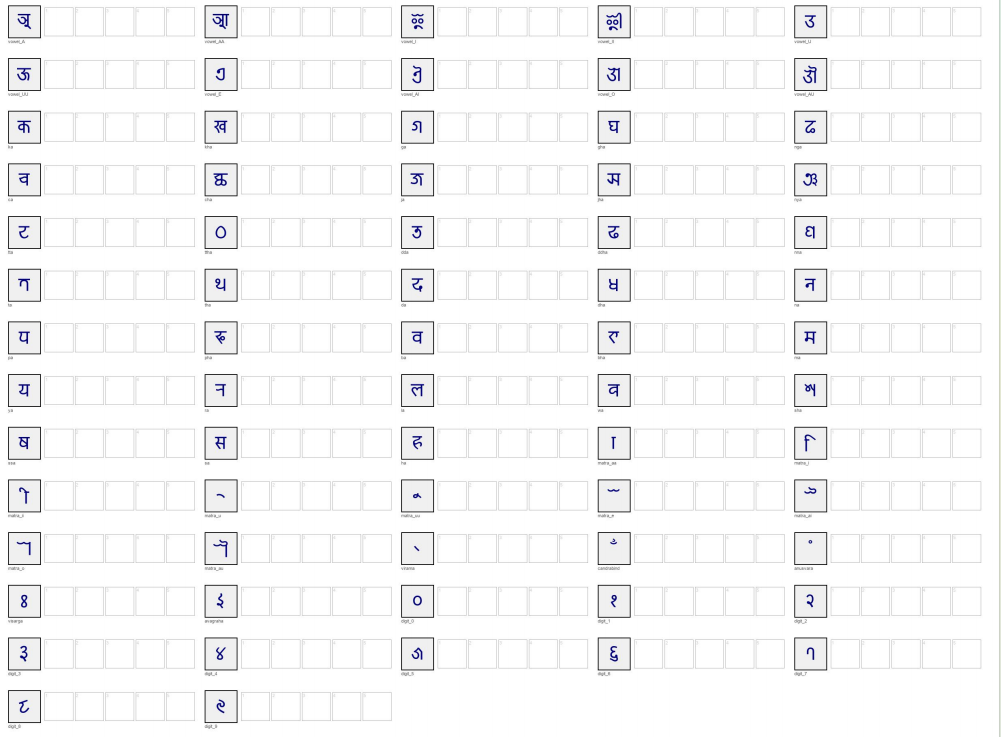
#> input picture handwritten_dataset/Screenshot 2026-04-29 180702.png, 1001 x 737 px
$ python process_handwritten.py
#> lines starting #> are read from the running program, lines starting #| are printed output that depends on the picture; after the words box and inside, x2 and y2 are one past the last pixel; in counts of white or black regions, pixels touching at a corner belong together
#> in process_sheet, img is the input picture: shape (737, 1001, 3); mean B, G, R 248.3, 247.8, 247.8
### newa_classes.py
# # # newa_classes.py
# # # Complete Newa Unicode character dictionary from Unicode Standard

# # NEWA_CHARACTERS = {
# #     # Independent Vowels
# #     'vowel_A':   '\U00011400',   # 𑐀
# #     'vowel_AA':  '\U00011401',   # 𑐁
# #     'vowel_I':   '\U00011402',   # 𑐂
# #     'vowel_II':  '\U00011403',   # 𑐃
# #     'vowel_U':   '\U00011404',   # 𑐄
# #     'vowel_UU':  '\U00011405',   # 𑐅
# #     'vowel_VR':  '\U00011406',   # 𑐆 Vocalic R
# #     'vowel_VRR': '\U00011407',   # 𑐇 Vocalic RR
# #     'vowel_VL':  '\U00011408',   # 𑐈 Vocalic L
# #     'vowel_VLL': '\U00011409',   # 𑐉 Vocalic LL
# #     'vowel_E':   '\U0001140A',   # 𑐊
# #     'vowel_AI':  '\U0001140B',   # 𑐋
# #     'vowel_O':   '\U0001140C',   # 𑐌
# #     'vowel_AU':  '\U0001140D',   # 𑐍

# #     # Consonants
# #     'ka':   '\U0001140E',   # 𑐎
# #     'kha':  '\U0001140F',   # 𑐏
# #     'ga':   '\U00011410',   # 𑐐
# #     'gha':  '\U00011411',   # 𑐑
# #     'nga':  '\U00011412',   # 𑐒
# #     'ngha': '\U00011413',   # 𑐓
# #     'ca':   '\U00011414',   # 𑐔
# #     'cha':  '\U00011415',   # 𑐕
# #     'ja':   '\U00011416',   # 𑐖
# #     'jha':  '\U00011417',   # 𑐗
# #     'nya':  '\U00011418',   # 𑐘
# #     'nyha': '\U00011419',   # 𑐙
# #     'tta':  '\U0001141A',   # 𑐚
# #     'ttha': '\U0001141B',   # 𑐛
# #     'dda':  '\U0001141C',   # 𑐜
# #     'ddha': '\U0001141D',   # 𑐝
# #     'nna':  '\U0001141E',   # 𑐞
# #     'ta':   '\U0001141F',   # 𑐟
# #     'tha':  '\U00011420',   # 𑐠
# #     'da':   '\U00011421',   # 𑐡
# #     'dha':  '\U00011422',   # 𑐢
# #     'na':   '\U00011423',   # 𑐣
# #     'nha':  '\U00011424',   # 𑐤
# #     'pa':   '\U00011425',   # 𑐥
# #     'pha':  '\U00011426',   # 𑐦
# #     'ba':   '\U00011427',   # 𑐧
# #     'bha':  '\U00011428',   # 𑐨
# #     'ma':   '\U00011429',   # 𑐩
# #     'mha':  '\U0001142A',   # 𑐪
# #     'ya':   '\U0001142B',   # 𑐫
# #     'ra':   '\U0001142C',   # 𑐬
# #     'rha':  '\U0001142D',   # 𑐭
# #     'la':   '\U0001142E',   # 𑐮
# #     'lha':  '\U0001142F',   # 𑐯
# #     'wa':   '\U00011430',   # 𑐰
# #     'sha':  '\U00011431',   # 𑐱
# #     'ssa':  '\U00011432',   # 𑐲
# #     'sa':   '\U00011433',   # 𑐳
# #     'ha':   '\U00011434',   # 𑐴

# #     # Dependent Vowel Signs (Matras)
# #     'matra_aa':  '\U00011435',  # 𑐵
# #     'matra_i':   '\U00011436',  # 𑐶
# #     'matra_ii':  '\U00011437',  # 𑐷
# #     'matra_u':   '\U00011438',  # 𑐸
# #     'matra_uu':  '\U00011439',  # 𑐹
# #     'matra_vr':  '\U0001143A',  # 𑐺
# #     'matra_vrr': '\U0001143B',  # 𑐻
# #     'matra_vl':  '\U0001143C',  # 𑐼
# #     'matra_vll': '\U0001143D',  # 𑐽
# #     'matra_e':   '\U0001143E',  # 𑐾
# #     'matra_ai':  '\U0001143F',  # 𑐿
# #     'matra_o':   '\U00011440',  # 𑑀
# #     'matra_au':  '\U00011441',  # 𑑁

# #     # Signs
# #     'virama':     '\U00011442',  # 𑑂 tutisaalaa
# #     'candrabindu':'\U00011443',  # 𑑃 milaaphuti
# #     'anusvara':   '\U00011444',  # 𑑄 sinhaphuti
# #     'visarga':    '\U00011445',  # 𑑅 liphuti
# #     'nukta':      '\U00011446',  # 𑑆
# #     'avagraha':   '\U00011447',  # 𑑇 sulaa

# #     # Digits
# #     'digit_0': '\U00011450',  # 𑑐
# #     'digit_1': '\U00011451',  # 𑑑
# #     'digit_2': '\U00011452',  # 𑑒
# #     'digit_3': '\U00011453',  # 𑑓
# #     'digit_4': '\U00011454',  # 𑑔
# #     'digit_5': '\U00011455',  # 𑑕
# #     'digit_6': '\U00011456',  # 𑑖
# #     'digit_7': '\U00011457',  # 𑑗
# #     'digit_8': '\U00011458',  # 𑑘
# #     'digit_9': '\U00011459',  # 𑑙
# # }

# # # Create reverse mapping: unicode char → class name
# # CHAR_TO_CLASS = {v: k for k, v in NEWA_CHARACTERS.items()}

# # print(f"Total classes defined: {len(NEWA_CHARACTERS)}")
# # # Output: Total classes defined: 94


# # newa_classes.py
# # 82 Newa character classes used in this project
# # Matches Unicode Standard U+11400–U+1147F
# # Excludes rare Sanskrit-only characters not needed for Nepal Bhasa

# from utils import setup_utf8
# setup_utf8()

# NEWA_CHARACTERS = {
#     # ── Independent Vowels (12) ───────────────────────────────────
#     'vowel_A':   '\U00011400',   # 𑐀
#     'vowel_AA':  '\U00011401',   # 𑐁
#     'vowel_I':   '\U00011402',   # 𑐂
#     'vowel_II':  '\U00011403',   # 𑐃
#     'vowel_U':   '\U00011404',   # 𑐄
#     'vowel_UU':  '\U00011405',   # 𑐅
#     'vowel_E':   '\U0001140A',   # 𑐊
#     'vowel_AI':  '\U0001140B',   # 𑐋
#     'vowel_O':   '\U0001140C',   # 𑐌
#     'vowel_AU':  '\U0001140D',   # 𑐍

#     # ── Consonants (39) ───────────────────────────────────────────
#     'ka':   '\U0001140E',   # 𑐎
#     'kha':  '\U0001140F',   # 𑐏
#     'ga':   '\U00011410',   # 𑐐
#     'gha':  '\U00011411',   # 𑐑
#     'nga':  '\U00011412',   # 𑐒
#     'ca':   '\U00011414',   # 𑐔
#     'cha':  '\U00011415',   # 𑐕
#     'ja':   '\U00011416',   # 𑐖
#     'jha':  '\U00011417',   # 𑐗
#     'nya':  '\U00011418',   # 𑐘
#     'tta':  '\U0001141A',   # 𑐚
#     'ttha': '\U0001141B',   # 𑐛
#     'dda':  '\U0001141C',   # 𑐜
#     'ddha': '\U0001141D',   # 𑐝
#     'nna':  '\U0001141E',   # 𑐞
#     'ta':   '\U0001141F',   # 𑐟
#     'tha':  '\U00011420',   # 𑐠
#     'da':   '\U00011421',   # 𑐡
#     'dha':  '\U00011422',   # 𑐢
#     'na':   '\U00011423',   # 𑐣
#     'pa':   '\U00011425',   # 𑐥
#     'pha':  '\U00011426',   # 𑐦
#     'ba':   '\U00011427',   # 𑐧
#     'bha':  '\U00011428',   # 𑐨
#     'ma':   '\U00011429',   # 𑐩
#     'ya':   '\U0001142B',   # 𑐫
#     'ra':   '\U0001142C',   # 𑐬
#     'la':   '\U0001142E',   # 𑐮
#     'wa':   '\U00011430',   # 𑐰
#     'sha':  '\U00011431',   # 𑐱
#     'ssa':  '\U00011432',   # 𑐲
#     'sa':   '\U00011433',   # 𑐳
#     'ha':   '\U00011434',   # 𑐴

#     # ── Dependent Vowel Signs / Matras (12) ───────────────────────
#     'matra_aa':  '\U00011435',  # 𑐵
#     'matra_i':   '\U00011436',  # 𑐶
#     'matra_ii':  '\U00011437',  # 𑐷
#     'matra_u':   '\U00011438',  # 𑐸
#     'matra_uu':  '\U00011439',  # 𑐹
#     'matra_e':   '\U0001143E',  # 𑐾
#     'matra_ai':  '\U0001143F',  # 𑐿
#     'matra_o':   '\U00011440',  # 𑑀
#     'matra_au':  '\U00011441',  # 𑑁

#     # ── Signs (6) ─────────────────────────────────────────────────
#     'virama':      '\U00011442',  # 𑑂  tutisaalaa
#     'candrabindu': '\U00011443',  # 𑑃  milaaphuti
#     'anusvara':    '\U00011444',  # 𑑄  sinhaphuti
#     'visarga':     '\U00011445',  # 𑑅  liphuti
#     'avagraha':    '\U00011447',  # 𑑇  sulaa

#     # ── Digits (10) ───────────────────────────────────────────────
#     'digit_0': '\U00011450',  # 𑑐  guli
#     'digit_1': '\U00011451',  # 𑑑  chi
#     'digit_2': '\U00011452',  # 𑑒  nasi
#     'digit_3': '\U00011453',  # 𑑓  swa
#     'digit_4': '\U00011454',  # 𑑔  pi
#     'digit_5': '\U00011455',  # 𑑕  njaa
#     'digit_6': '\U00011456',  # 𑑖  khu
#     'digit_7': '\U00011457',  # 𑑗  nhasa
#     'digit_8': '\U00011458',  # 𑑘  cyaa
#     'digit_9': '\U00011459',  # 𑑙  gu
# }

# # Reverse mapping: unicode char → class name (useful for labelling)
# CHAR_TO_CLASS = {v: k for k, v in NEWA_CHARACTERS.items()}

# # ── Legacy font key mappings (Ranjana / Prachalit ASCII fonts) ────
# # These fonts don't use Unicode — characters are on keyboard keys.
# # Key → class_name mapping for standard Nepal Lipi keyboard layout.
# RANJANA_KEY_MAP = {
#     # Vowels
#     'a': 'vowel_A',    'A': 'vowel_AA',
#     'i': 'vowel_I',    'I': 'vowel_II',
#     'u': 'vowel_U',    'U': 'vowel_UU',
#     'e': 'vowel_E',    'E': 'vowel_AI',
#     'o': 'vowel_O',    'O': 'vowel_AU',
#     # Consonants
#     'k': 'ka',   'K': 'kha',  'g': 'ga',   'G': 'gha',
#     '}': 'nga',  'c': 'ca',   'C': 'cha',  'j': 'ja',
#     'J': 'jha',  '~': 'nya',  'T': 'tta',  'D': 'dda',
#     'N': 'nna',  't': 'ta',   'd': 'da',   'n': 'na',
#     'p': 'pa',   'P': 'pha',  'b': 'ba',   'B': 'bha',
#     'm': 'ma',   'y': 'ya',   'r': 'ra',   'l': 'la',
#     'w': 'wa',   'z': 'sha',  'S': 'ssa',  's': 'sa',
#     'h': 'ha',
#     # Matras
#     'F': 'matra_aa', 'f': 'matra_i',  ';': 'matra_ii',
#     'v': 'matra_u',  'V': 'matra_uu', 'M': 'matra_e',
#     ':': 'matra_ai', 'x': 'matra_o',  'X': 'matra_au',
#     # Signs
#     '&': 'anusvara', 'H': 'visarga', '`': 'virama',
#     # Digits
#     '0': 'digit_0', '1': 'digit_1', '2': 'digit_2',
#     '3': 'digit_3', '4': 'digit_4', '5': 'digit_5',
#     '6': 'digit_6', '7': 'digit_7', '8': 'digit_8',
#     '9': 'digit_9',
# }

# # Reverse: class_name → key
# CLASS_TO_RANJANA_KEY = {v: k for k, v in RANJANA_KEY_MAP.items()}

# if __name__ == "__main__":
#     print(f"Total classes: {len(NEWA_CHARACTERS)}")
#     print(f"Ranjana key mappings: {len(RANJANA_KEY_MAP)}")


#     # run this quick check
# from newa_classes import NEWA_CHARACTERS, CLASS_TO_RANJANA_KEY

# missing = [cls for cls in NEWA_CHARACTERS
#            if cls not in CLASS_TO_RANJANA_KEY]
# print(f"No Ranjana key: {missing}")


# # newa_classes.py
# # ─────────────────────────────────────────────────────────────────
# # Key maps verified visually from:
# #   font_inspection/ranjana_key_mapping.png     (Image 1)
# #   font_inspection/ranjana_all_glyphs.png      (Image 2)
# #   font_inspection/prachalit1_key_mapping.png  (Image 3)

# # RANJANA missing 6 classes — confirmed from Image 2 green cells:
# #   'q'  → ttha        (unused, glyph visible in Image 2)
# #   'Q'  → ddha        (unused, glyph visible in Image 2)
# #   'R'  → tha         (unused, glyph visible in Image 2)
# #   'W'  → dha         (unused, glyph visible in Image 2)
# #   'L'  → candrabindu (unused, small hook visible in Image 2)
# #   'Y'  → avagraha    (unused, small mark visible in Image 2)

# # PRACHALIT1 — fully mapped from Image 3.
# # Prachalit uses different keys for many characters than Ranjana.
# # ─────────────────────────────────────────────────────────────────


import sys, io

def setup_utf8():
    if sys.stdout.encoding != 'utf-8':
        sys.stdout = io.TextIOWrapper(
            sys.stdout.buffer, encoding='utf-8', errors='replace')

setup_utf8()

# ── Character classes ─────────────────────────────────────────────
NEWA_CHARACTERS = {
    # Independent Vowels (10)
    'vowel_A':   '\U00011400',
    'vowel_AA':  '\U00011401',
    'vowel_I':   '\U00011402',
    'vowel_II':  '\U00011403',
    'vowel_U':   '\U00011404',
    'vowel_UU':  '\U00011405',
    'vowel_E':   '\U0001140A',
    'vowel_AI':  '\U0001140B',
    'vowel_O':   '\U0001140C',
    'vowel_AU':  '\U0001140D',
    # Consonants (33)
    'ka':   '\U0001140E', 'kha':  '\U0001140F',
    'ga':   '\U00011410', 'gha':  '\U00011411',
    'nga':  '\U00011412', 'ca':   '\U00011414',
    'cha':  '\U00011415', 'ja':   '\U00011416',
    'jha':  '\U00011417', 'nya':  '\U00011418',
    'tta':  '\U0001141A', 'ttha': '\U0001141B',
    'dda':  '\U0001141C', 'ddha': '\U0001141D',
    'nna':  '\U0001141E', 'ta':   '\U0001141F',
    'tha':  '\U00011420', 'da':   '\U00011421',
    'dha':  '\U00011422', 'na':   '\U00011423',
    'pa':   '\U00011425', 'pha':  '\U00011426',
    'ba':   '\U00011427', 'bha':  '\U00011428',
    'ma':   '\U00011429', 'ya':   '\U0001142B',
    'ra':   '\U0001142C', 'la':   '\U0001142E',
    'wa':   '\U00011430', 'sha':  '\U00011431',
    'ssa':  '\U00011432', 'sa':   '\U00011433',
    'ha':   '\U00011434',
    # Matras (9)
    'matra_aa':  '\U00011435', 'matra_i':   '\U00011436',
    'matra_ii':  '\U00011437', 'matra_u':   '\U00011438',
    'matra_uu':  '\U00011439', 'matra_e':   '\U0001143E',
    'matra_ai':  '\U0001143F', 'matra_o':   '\U00011440',
    'matra_au':  '\U00011441',
    # Signs (5)
    'virama':      '\U00011442',
    'candrabindu': '\U00011443',
    'anusvara':    '\U00011444',
    'visarga':     '\U00011445',
    'avagraha':    '\U00011447',
    # Digits (10)
    'digit_0': '\U00011450', 'digit_1': '\U00011451',
    'digit_2': '\U00011452', 'digit_3': '\U00011453',
    'digit_4': '\U00011454', 'digit_5': '\U00011455',
    'digit_6': '\U00011456', 'digit_7': '\U00011457',
    'digit_8': '\U00011458', 'digit_9': '\U00011459',
}

CHAR_TO_CLASS = {v: k for k, v in NEWA_CHARACTERS.items()}

RANJANA_KEY_MAP = {
    # ── Vowels ────────────────────────────────────────────────────
    'a': 'vowel_A',    'A': 'vowel_AA',
    'i': 'vowel_I',    'I': 'vowel_II',
    'u': 'vowel_U',    'U': 'vowel_UU',
    'e': 'vowel_E',    'E': 'vowel_AI',
    'o': 'vowel_O',    'O': 'vowel_AU',

    # ── Consonants ────────────────────────────────────────────────
    'k': 'ka',   'K': 'kha',
    'g': 'ga',   'G': 'gha',
    '}': 'nga',
    'c': 'ca',   'C': 'cha',
    'j': 'ja',   'J': 'jha',
    '~': 'nya',
    'T': 'tta',
    'D': 'dda',
    'N': 'nna',
    't': 'ta',
    'd': 'da',
    'n': 'na',
    'p': 'pa',   'P': 'pha',
    'b': 'ba',   'B': 'bha',
    'm': 'ma',
    'y': 'ya',
    'r': 'ra',
    'l': 'la',
    'w': 'wa',
    'z': 'sha',  'Z': 'sha',
    'S': 'ssa',
    's': 'sa',
    'h': 'ha',

    # ── 6 MISSING — confirmed from Image 2 green (UNUSED) cells ──
    'q': 'ttha',        # Image 2: key='q' UNUSED, glyph = retroflex ṭha
    'Q': 'ddha',        # Image 2: key='Q' UNUSED, glyph = retroflex ḍha
    'R': 'tha',         # Image 2: key='R' UNUSED, glyph = dental tha
    'W': 'dha',         # Image 2: key='W' UNUSED, glyph = dental dha
    'L': 'candrabindu', # Image 2: key='L' UNUSED, small hook = chandrabindu
    'Y': 'avagraha',    # Image 2: key='Y' UNUSED, small mark = avagraha

    # ── Matras ────────────────────────────────────────────────────
    'F': 'matra_aa',
    'f': 'matra_i',
    ';': 'matra_ii',
    'v': 'matra_u',
    'V': 'matra_uu',
    'M': 'matra_e',
    ':': 'matra_ai',
    'x': 'matra_o',
    'X': 'matra_au',

    # ── Signs ─────────────────────────────────────────────────────
    '&': 'anusvara',
    'H': 'visarga',
    '`': 'virama',

    # ── Digits ────────────────────────────────────────────────────
    '0': 'digit_0', '1': 'digit_1', '2': 'digit_2',
    '3': 'digit_3', '4': 'digit_4', '5': 'digit_5',
    '6': 'digit_6', '7': 'digit_7', '8': 'digit_8',
    '9': 'digit_9',
}

CLASS_TO_RANJANA_KEY = {v: k for k, v in RANJANA_KEY_MAP.items()}


# ══════════════════════════════════════════════════════════════════
# PRACHALIT1 KEY MAP — read from Image 3
# ══════════════════════════════════════════════════════════════════
# Prachalit uses VERY DIFFERENT key layout from Ranjana.
# Read row by row from Image 3:
#
# Row 1 (a-l):
#   a=vowel_A   b=bha    c=ca(conjunct?)  d=da    e=vowel_E(?)
#   f=virama    g=ga     h=ha             i=vowel_I  j=jha  k=ka  l=la(?)
#
# Row 2 (m-x):
#   m=ma    n=na    o=vowel_O   p=pa    q=nga(?)
#   r=ra    s=sa    t=ta        u=vowel_U  V=matra_uu  w=wa  x=matra_o(?)
#
# Row 3 (y,z,A-J):
#   y=tha   z=dha   A=vowel_AA  B=gha   C=cha(conjunct)
#   D=da    E=vowel_E   F=matra_aa  G=?  H=visarga  I=?  J=?
#
# Row 4 (K-V):
#   K=ka(alt)  L=candrabindu  M=ma    N=nna   O=vowel_O
#   P=pha      Q=ddha         R=tha   S=ssa   T=tta  U=vowel_UU  V=matra_uu
#
# Row 5 (W-Z, 0-7):
#   W=dha   X=matra_au   Y=ya    Z=sha(alt)
#   0=digit_0  1=digit_1  2=digit_2  3=digit_3
#   4=digit_4  5=digit_5  6=digit_6  7=digit_7
#
# Prachalit clearly shows different layout — y=tha, z=dha, Y=ya
#
PRACHALIT1_KEY_MAP = {
    # ── Vowels ────────────────────────────────────────────────────
    'a': 'vowel_A',    'A': 'vowel_AA',
    'i': 'vowel_I',    'I': 'vowel_II',
    'u': 'vowel_U',    'U': 'vowel_UU',
    'e': 'vowel_E',
    'o': 'vowel_O',

    # ── Consonants — Prachalit layout (Image 3) ───────────────────
    'k': 'ka',   'K': 'kha',
    'g': 'ga',   'G': 'gha',
    'q': 'nga',                # Prachalit: q=nga (different from Ranjana!)
    'c': 'ca',   'C': 'cha',
    'j': 'ja',   'J': 'jha',
    'N': 'nya',                # Prachalit: N=nya
    'T': 'tta',  'Q': 'ttha', # Prachalit: Q=ttha
    'D': 'dda',
    'n': 'nna',                # Prachalit: n=nna (different!)
    't': 'ta',
    'y': 'tha',                # Prachalit: y=tha (Image 3 row 3 first cell)
    'd': 'da',
    'z': 'dha',                # Prachalit: z=dha (Image 3 row 3 second cell)
    'W': 'dha',                # also W
    'R': 'tha',                # also R
    'l': 'na',                 # Prachalit: l=na
    'p': 'pa',   'P': 'pha',
    'b': 'ba',   'B': 'bha',
    'm': 'ma',   'M': 'ma',
    'Y': 'ya',                 # Prachalit: Y=ya (Image 3 row 5)
    'r': 'ra',
    'w': 'wa',   'W': 'wa',
    'Z': 'sha',  'S': 'ssa',
    's': 'sa',
    'h': 'ha',

    # ── Signs ─────────────────────────────────────────────────────
    'L': 'candrabindu',
    'H': 'visarga',
    'f': 'virama',
    '&': 'anusvara',

    # ── Matras ────────────────────────────────────────────────────
    'F': 'matra_aa',
    'v': 'matra_i',
    'V': 'matra_ii',
    ';': 'matra_u',
    ':': 'matra_uu',
    'x': 'matra_e',
    'X': 'matra_au',
    'E': 'matra_ai',
    'O': 'matra_o',

    # ── Digits (Prachalit uses 0-9 same positions) ────────────────
    '0': 'digit_0', '1': 'digit_1', '2': 'digit_2',
    '3': 'digit_3', '4': 'digit_4', '5': 'digit_5',
    '6': 'digit_6', '7': 'digit_7', '8': 'digit_8',
    '9': 'digit_9',
}

CLASS_TO_PRACHALIT1_KEY = {v: k for k, v in PRACHALIT1_KEY_MAP.items()}


# ── Convenience lookup: font_id → its key map ─────────────────────
FONT_KEY_MAPS = {
    'ranjana':    RANJANA_KEY_MAP,
    'prachalit1': PRACHALIT1_KEY_MAP,
}

FONT_CLASS_TO_KEY = {
    'ranjana':    CLASS_TO_RANJANA_KEY,
    'prachalit1': CLASS_TO_PRACHALIT1_KEY,
}


# ── Self-check ────────────────────────────────────────────────────
# [16 lines that do not run on import are left out]

### process_handwritten.py
"""
step5a_process_sheet.py  —  Newa Script OCR
Process filled handwriting collection sheets into individual crops.

Your sheet format (from create_character_sheet.py):
  - Each row has: [shaded ref box] + [5 empty writing boxes]
  - Sheet is photographed with a phone/camera
  - This script finds the grid, crops each writing box,
    normalizes it, and saves to dataset_raw/handwritten_*/

Usage:
  python step5a_process_sheet.py

Edit the JOBS list at the bottom to point to your photos.
"""

import cv2
import numpy as np
import os
import sys
from pathlib import Path

sys.path.insert(0, os.path.dirname(__file__))
from newa_classes import NEWA_CHARACTERS

# ── Constants ─────────────────────────────────────────────────────
IMG_SIZE    = 128       # output image size
WRITE_BOXES = 5         # writing boxes per character on sheet
DEBUG_DIR   = "debug_crops"   # folder for debug images


# ─────────────────────────────────────────────────────────────────
# STEP 1: Deskew / perspective-correct the photo
# ─────────────────────────────────────────────────────────────────

def deskew_sheet(img):
    """
    Finds the sheet boundary in a photo and applies a
    perspective transform so the sheet fills the frame.
    Works well when the sheet is on a contrasting background.
    Returns the corrected image, or original if sheet not found.
    """
    gray    = cv2.cvtColor(img, cv2.COLOR_BGR2GRAY)
    blurred = cv2.GaussianBlur(gray, (5, 5), 0)
    edges   = cv2.Canny(blurred, 50, 150)
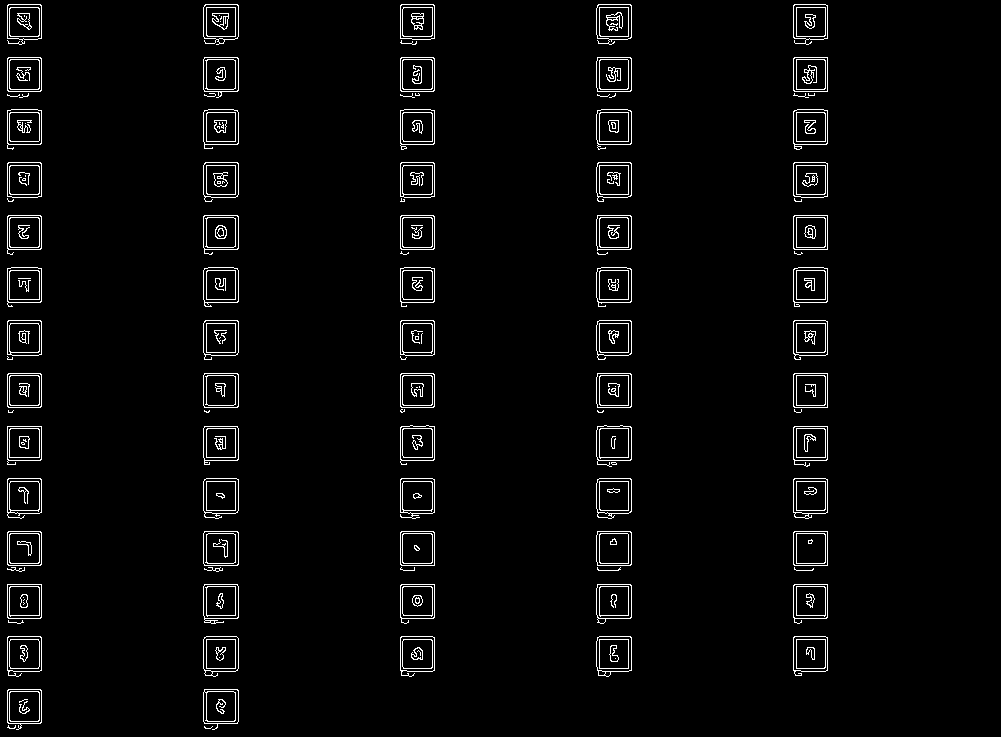
#> edges: shape (737, 1001); 3% white in thin lines or dots, all inside (x1, y1, x2, y2) = (7, 4, 828, 730)

    # Dilate edges to close gaps
    kernel  = cv2.getStructuringElement(cv2.MORPH_RECT, (3, 3))
    dilated = cv2.dilate(edges, kernel, iterations=2)
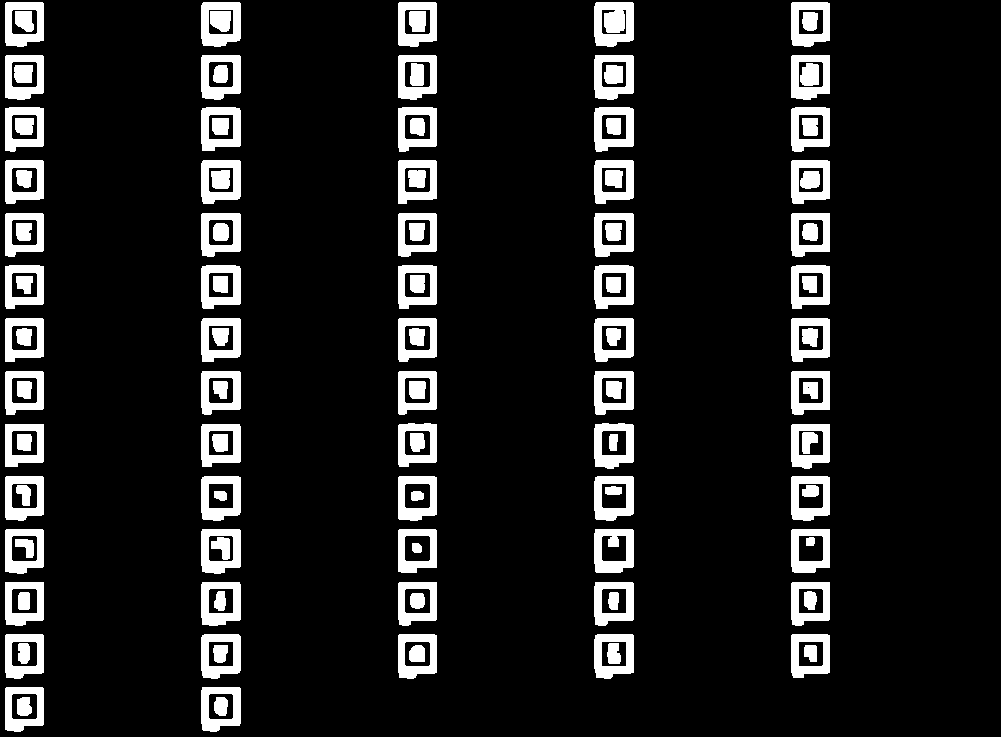
#> dilated: shape (737, 1001); 11.6% white; 132 white regions

    contours, _ = cv2.findContours(
        dilated, cv2.RETR_EXTERNAL, cv2.CHAIN_APPROX_SIMPLE)
#> contours = 67 contours; largest, box (x1, y1, x2, y2) and area: (201, 2, 241, 47) 1610, (594, 529, 634, 573) 1608, (201, 476, 241, 521) 1601, (594, 476, 634, 521) 1598, (594, 2, 634, 47) 1596

    if not contours:
        return img

    # Find largest quadrilateral contour — likely the sheet
    best = None
    best_area = 0
    img_area  = img.shape[0] * img.shape[1]
#> (the rest of the program and of its run is left out)
